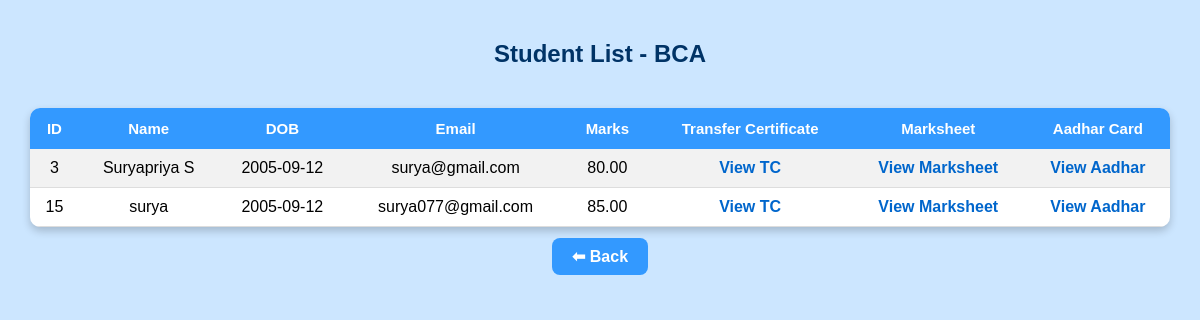
Screenshot of /view_student.php?course=BCA with the database file from the repository.
### tables this page shows
CREATE TABLE `applicatio` (
  `id` int(11) NOT NULL,
  `app_id` varchar(10) DEFAULT NULL,
  `name` varchar(100) NOT NULL,
  `dob` date NOT NULL,
  `address` text NOT NULL,
  `gender` enum('Male','Female','Other') NOT NULL,
  `father_name` varchar(100) DEFAULT NULL,
  `mother_name` varchar(100) DEFAULT NULL,
  `school_name` varchar(150) DEFAULT NULL,
  `year_passing` year(4) DEFAULT NULL,
  `mark_12th` decimal(5,2) DEFAULT NULL,
  `email` varchar(100) DEFAULT NULL,
  `course` varchar(100) DEFAULT NULL,
  `medium` varchar(50) DEFAULT NULL,
  `applied_on` date DEFAULT NULL,
  `status` varchar(20) DEFAULT 'Pending',
  `marksheet` varchar(255) DEFAULT NULL,
  `tc` varchar(255) DEFAULT NULL,
  `aadhar` varchar(255) DEFAULT NULL
);

### view_student.php (the view, shortened to what this page needs)
<?php
$servername = "localhost";
$username = "root";
$password = "";
$dbname = "college_portal";
$conn = new mysqli($servername, $username, $password, $dbname);
?>
<!DOCTYPE html>
<html>
<head>
</head>
<body>
<?php
if (isset($_GET['course'])) {
    $course = urldecode($_GET['course']);
    echo "<h2>Student List - $course</h2>";
    $sql = "SELECT id, name, dob, email, mark_12th,
                   tc, marksheet, aadhar
            FROM applicatio
            WHERE course = '$course'";
    $result = $conn->query($sql);
    if ($result->num_rows > 0) {
        echo "<table>
                <tr>
                    <th>ID</th>
                    <th>Name</th>
                    <th>DOB</th>
                    <th>Email</th>
                    <th>Marks</th>
                    <th>Transfer Certificate</th>
                    <th>Marksheet</th>
                    <th>Aadhar Card</th>
                </tr>";
        while ($row = $result->fetch_assoc()) {
            echo "<tr>
                    <td>".$row['id']."</td>
                    <td>".$row['name']."</td>
                    <td>".$row['dob']."</td>
                    <td>".$row['email']."</td>
                    <td>".$row['mark_12th']."</td>
                    <td><a href='uploads/".$row['tc']."' target='_blank'>View TC</a></td>
                    <td><a href='uploads/".$row['marksheet']."' target='_blank'>View Marksheet</a></td>
                    <td><a href='uploads/".$row['aadhar']."' target='_blank'>View Aadhar</a></td>
                  </tr>";
        }
        echo "</table>";
    } else {
        echo "<p style='text-align:center; color:red; font-weight:bold;'>No students found for this course.</p>";
    }
}
?>
<div class="back-btn">
    <a href="admindashboard.php">⬅ Back </a>
</div>
</body>
</html>

### view_student.php (style rules this page uses)
body { font-family: Arial, sans-serif; background: #cce6ff; margin: 0; padding: 0; }
h2 { text-align: center; padding: 20px; color: #003366; }
table { border-collapse: collapse; margin: 20px auto; width: 95%; background: white; box-shadow: 0 4px 8px rgba(0,0,0,0.2); border-radius: 10px; overflow: hidden; }
th { background: #3399ff; color: white; padding: 12px; text-align: center; font-size: 15px; }
td { padding: 10px; text-align: center; border-bottom: 1px solid #ddd; }
tr:nth-child(even) { background: #f2f2f2; }
a { text-decoration: none; color: #0066cc; font-weight: bold; }
.back-btn { display: block; text-align: center; margin: 20px; }
.back-btn a { background: #3399ff; color: white; padding: 10px 20px; border-radius: 8px; text-decoration: none; font-weight: bold; }

### rows the page displays
applicatio: id "3", name "Suryapriya S", dob "2005-09-12", email "surya@gmail.com", mark_12th "80.00"
applicatio: id "15", name "surya", dob "2005-09-12", email "surya077@gmail.com", mark_12th "85.00"

### other values shown
$course "BCA"
